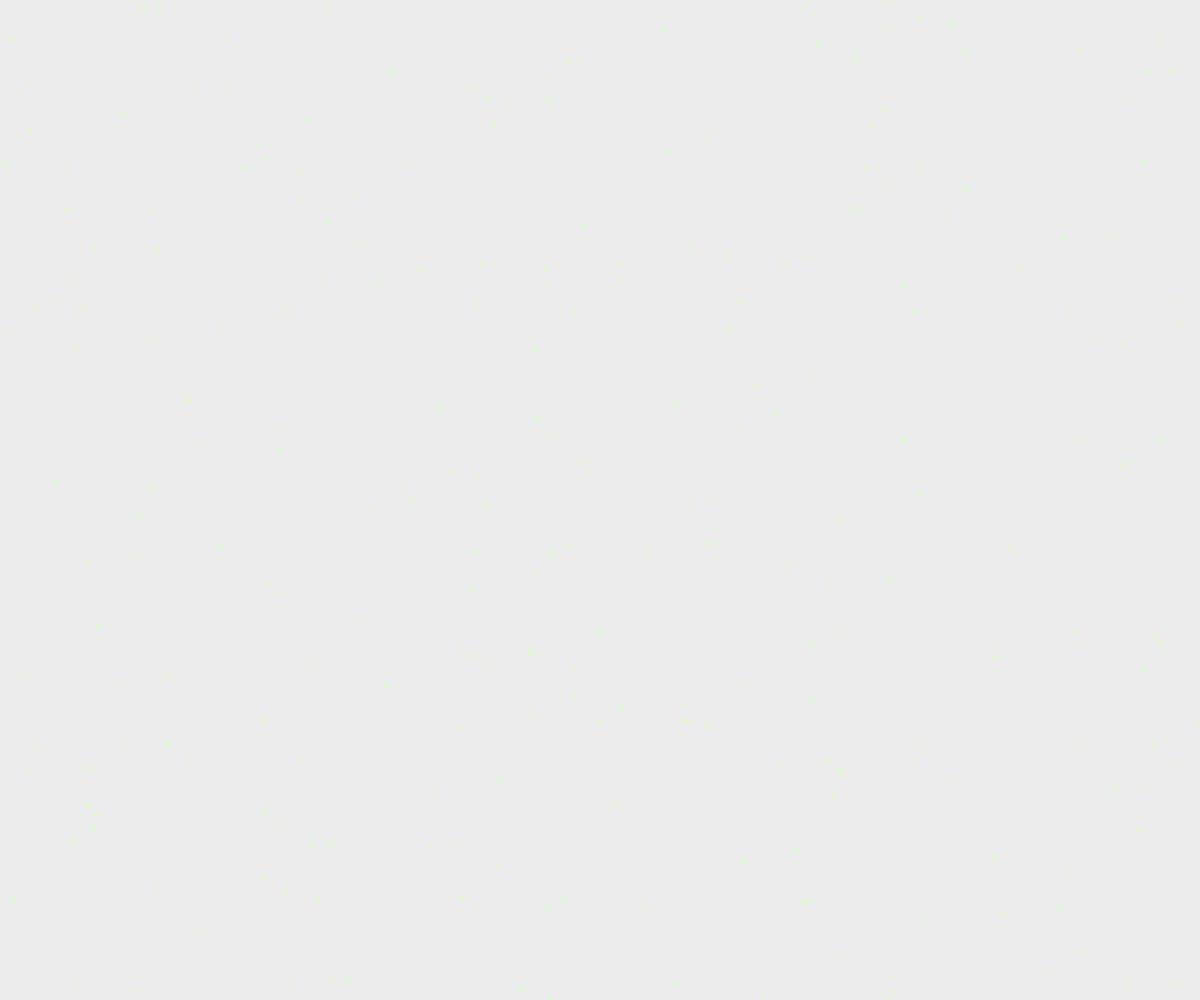
Frame 1 (no input)
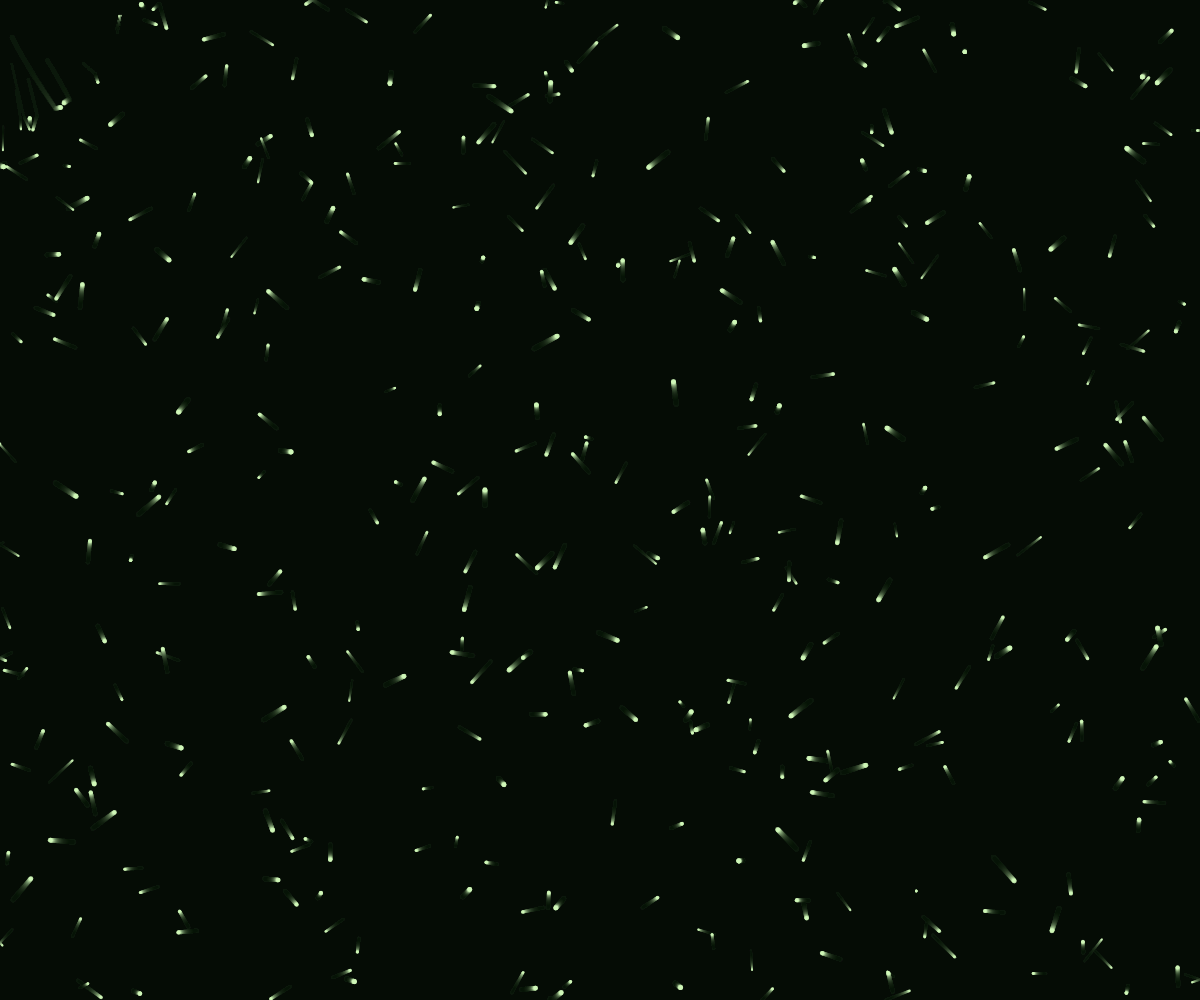
Frame 60 (no input)
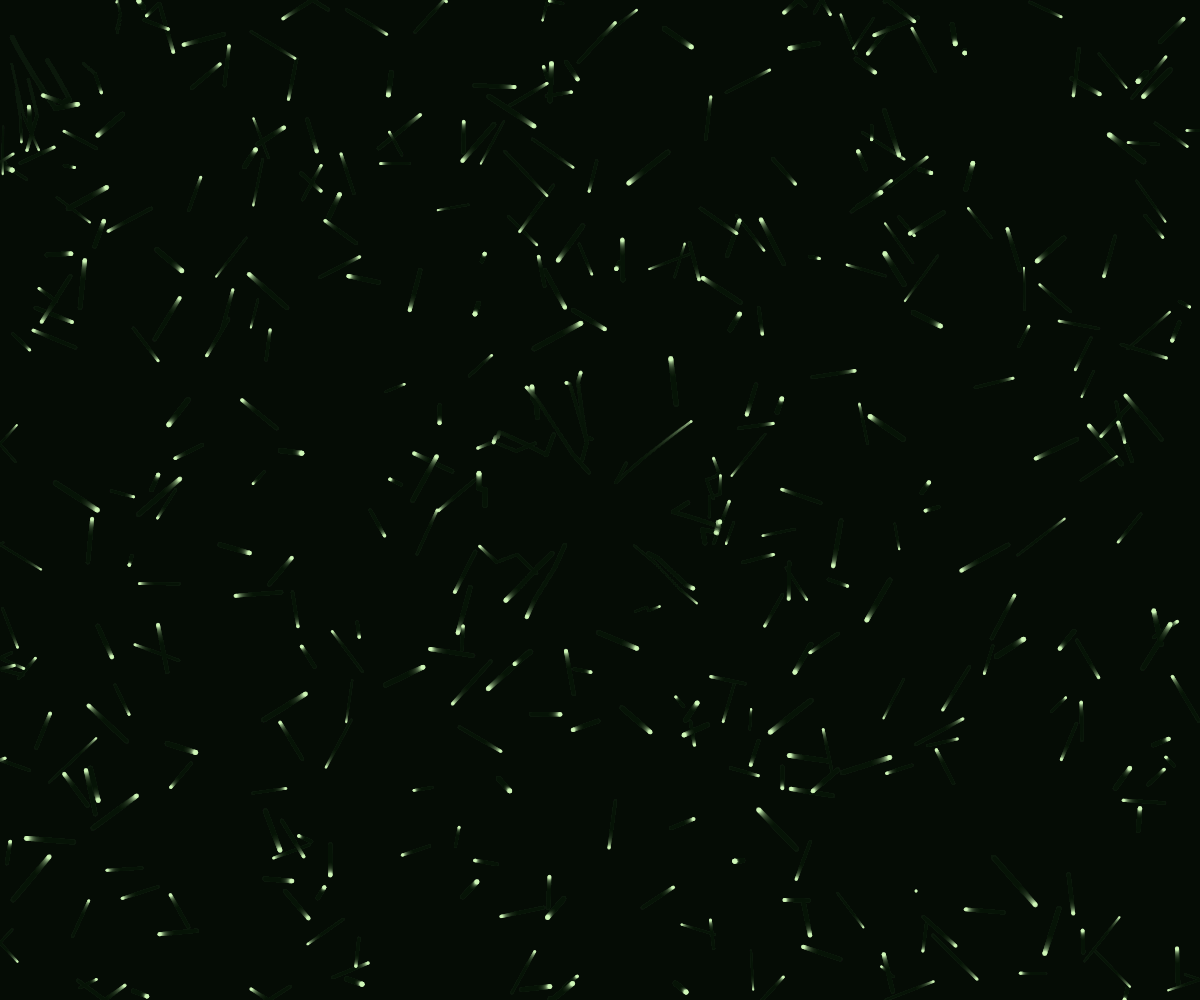
Frame 120 (the mouse pressed at the canvas centre since frame 60)

The p5.js sketch that drew these frames (run headless with seeded random() and noise() and a simulated clock; from frame 60 on, the mouse is pressed at the canvas centre):

// p5.js sketch
// ── sketch.js
let particles = [];
const MAX_PARTICLES = 400; 

function setup() {
    const container = document.getElementById('p5-banner-bg');
    
    const bannerWidth = container ? container.offsetWidth : window.innerWidth;
    const bannerHeight = container ? container.offsetHeight : window.innerHeight;

    const canvas = createCanvas(bannerWidth, bannerHeight);
    
    if (container) {
        canvas.parent('p5-banner-bg');
    }

    for (let i = 0; i < MAX_PARTICLES; i++) {
        particles.push(new EssenceParticle());
    }
}

function draw() {
    background(2, 14, 2, 20); 

    for (let p of particles) {
        p.update();
        p.display();
    }
}

class EssenceParticle {
    constructor() {
        this.pos = createVector(random(width), random(height));
        this.vel = createVector(random(-0.4, 0.4), random(-0.4, 0.4)); 
        this.size = random(2, 5); 
        this.color = color(214, 255, 190, 180); 
    }

    update() {
        this.pos.add(this.vel);

        let mouseDist = dist(mouseX, mouseY, this.pos.x, this.pos.y);
        if (mouseDist < 120) {
            let repulsion = createVector(this.pos.x - mouseX, this.pos.y - mouseY);
            repulsion.normalize();
            repulsion.mult(2); 
            this.pos.add(repulsion);
        }

        if (this.pos.x < 0 || this.pos.x > width) this.vel.x *= -1;
        if (this.pos.y < 0 || this.pos.y > height) this.vel.y *= -1;
    }

    display() {
        noStroke();
        fill(this.color);
        ellipse(this.pos.x, this.pos.y, this.size);
    }
}

function windowResized() {
    const container = document.getElementById('p5-banner-bg');
    if (container) {
        resizeCanvas(container.offsetWidth, container.offsetHeight);
    }
}
